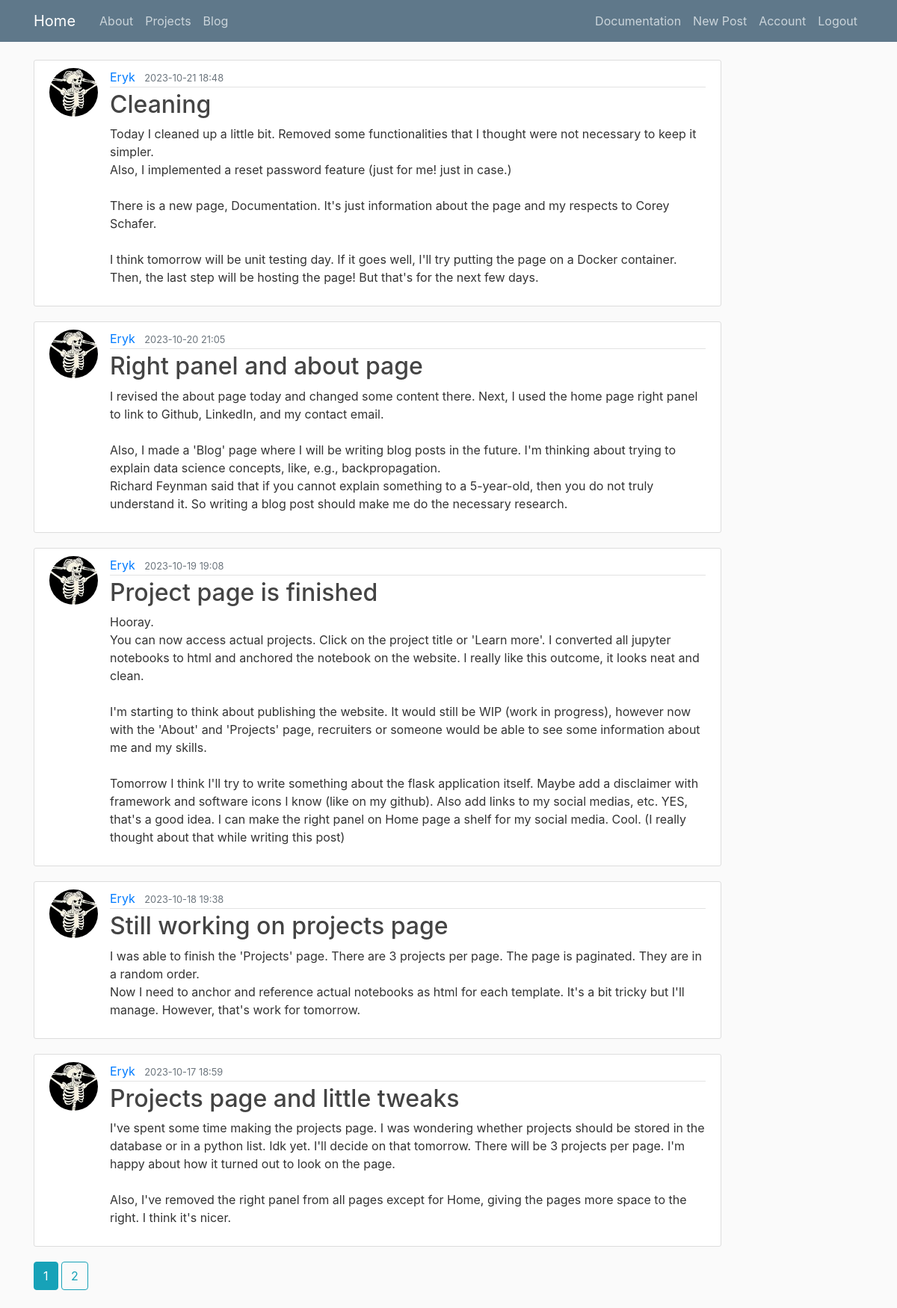
Screenshot of / (signed in) with the database file from the repository.
### blog/models.py (models this page shows, shortened)
class Post(db.Model):
    id = db.Column(db.Integer, primary_key=True)
    title = db.Column(db.String(100), nullable=False)
    date_posted = db.Column(db.DateTime, nullable=False, default=datetime.utcnow)
    content = db.Column(db.Text, nullable=False)
    user_id = db.Column(db.Integer, db.ForeignKey('user.id'), nullable=False)

class User(db.Model, UserMixin):
    id = db.Column(db.Integer, primary_key=True)
    username = db.Column(db.String(20), unique=True, nullable=False)
    email = db.Column(db.String(120), unique=True, nullable=False)
    image_file = db.Column(db.String(20), nullable=False, default='default.jpg')
    password = db.Column(db.String(60), nullable=False)
    posts = db.relationship('Post', backref='author', lazy=True)

### blog/main/routes.py (the view)
@main.route("/")
@main.route("/home")
def home():
	page = request.args.get('page', default=1, type=int)
	posts = Post.query.order_by(Post.date_posted.desc()).paginate(page=page, per_page=5)
	return render_template('home.html', posts=posts)

### blog/models.py (called while the page is built)
@login_manager.user_loader
def load_user(user_id):
    return User.query.get(int(user_id))

### blog/templates/home.html
{% extends "layout.html" %}
{% block content %}
    {% for post in posts.items %}
        <article class="media content-section">
            <img class="rounded-circle article-img" src="{{ url_for('static', filename='profile_pics/' + post.author.image_file) }}">
            <div class="media-body">
                <div class="article-metadata">
                    <a class="mr-2" href="{{ url_for('users.user_posts', username=post.author.username) }}" style="text-decoration: none;">{{ post.author.username }}</a>
                    <small class="text-muted">{{ post.date_posted.strftime('%Y-%m-%d %H:%M') }}</small>
                </div>
                <h2><a class="article-title" href="{{ url_for('posts.post', post_id=post.id) }}" style="text-decoration: none;">{{ post.title }}</a></h2>
                <p class="article-content">{{ post.content }}</p>
            </div>
        </article>
    {% endfor %}
    {% for page_num in posts.iter_pages(left_edge=1, right_edge=1, left_current=1, right_current=1) %}
        {% if page_num %}
            {% if posts.page == page_num %}
                <a class="btn btn-info mb-4" href="{{ url_for('main.home', page=page_num) }}">{{ page_num }}</a>
            {% else %}
                <a class="btn btn-outline-info mb-4" href="{{ url_for('main.home', page=page_num) }}">{{ page_num }}</a>
            {% endif %}
        {% else %}
            ...
        {% endif %}
    {% endfor %}
{% endblock content %}

### blog/static/main.css (style rules this page uses)
body { background: #fafafa; color: #333333; margin-top: 5rem; }
h1, h2, h3, h4, h5, h6 { color: #444444; }
.content-section { background: #ffffff; padding: 10px 20px; border: 1px solid #dddddd; border-radius: 3px; margin-bottom: 20px; }
.article-title { color: #444444; }
.article-content { white-space: pre-line; }
.article-img { height: 65px; width: 65px; margin-right: 16px; }
.article-metadata { padding-bottom: 1px; margin-bottom: 4px; border-bottom: 1px solid #e3e3e3 }

### rows the page displays
Post: image_file (picture), author.username "Eryk", date_posted "2023-10-21 18:48", title "Cleaning", content "Today I cleaned up a little bit. Removed some functionalities that I thought were not necessary to keep it simpler. Also, I implemented a reset password feature (just for me! just in case.) There is a new page, Documentation. It's just information about the page and my respects to Corey Schafer. I think tomorrow will be unit testing day. If it goes well, I'll try putting the page on a Docker container. Then, the last step will be hosting the page! But that's for the next few days."
Post: image_file (picture), author.username "Eryk", date_posted "2023-10-20 21:05", title "Right panel and about page", content "I revised the about page today and changed some content there. Next, I used the home page right panel to link to Github, LinkedIn, and my contact email. Also, I made a 'Blog' page where I will be writing blog posts in the future. I'm thinking about trying to explain data science concepts, like, e.g., backpropagation. Richard Feynman said that if you cannot explain something to a 5-year-old, then you do not truly understand it. So writing a blog post should make me do the necessary research."
Post: image_file (picture), author.username "Eryk", date_posted "2023-10-19 19:08", title "Project page is finished", content "Hooray. You can now access actual projects. Click on the project title or 'Learn more'. I converted all jupyter notebooks to html and anchored the notebook on the website. I really like this outcome, it looks neat and clean. I'm starting to think about publishing the website. It would still be WIP (work in progress), however now with the 'About' and 'Projects' page, recruiters or someone would be able to see some information about me and my skills. Tomorrow I think I'll try to write something about the flask application itself. Maybe add a disclaimer with framework and software icons I know (like on my github). Also add links to my social medias, etc. YES, that's a good idea. I can make the…"
Post: image_file (picture), author.username "Eryk", date_posted "2023-10-18 19:38", title "Still working on projects page", content "I was able to finish the 'Projects' page. There are 3 projects per page. The page is paginated. They are in a random order. Now I need to anchor and reference actual notebooks as html for each template. It's a bit tricky but I'll manage. However, that's work for tomorrow."
Post: image_file (picture), author.username "Eryk", date_posted "2023-10-17 18:59", title "Projects page and little tweaks", content "I've spent some time making the projects page. I was wondering whether projects should be stored in the database or in a python list. Idk yet. I'll decide on that tomorrow. There will be 3 projects per page. I'm happy about how it turned out to look on the page. Also, I've removed the right panel from all pages except for Home, giving the pages more space to the right. I think it's nicer."

### other values shown
{{ page_num }} "1"
{{ page_num }} "2"
